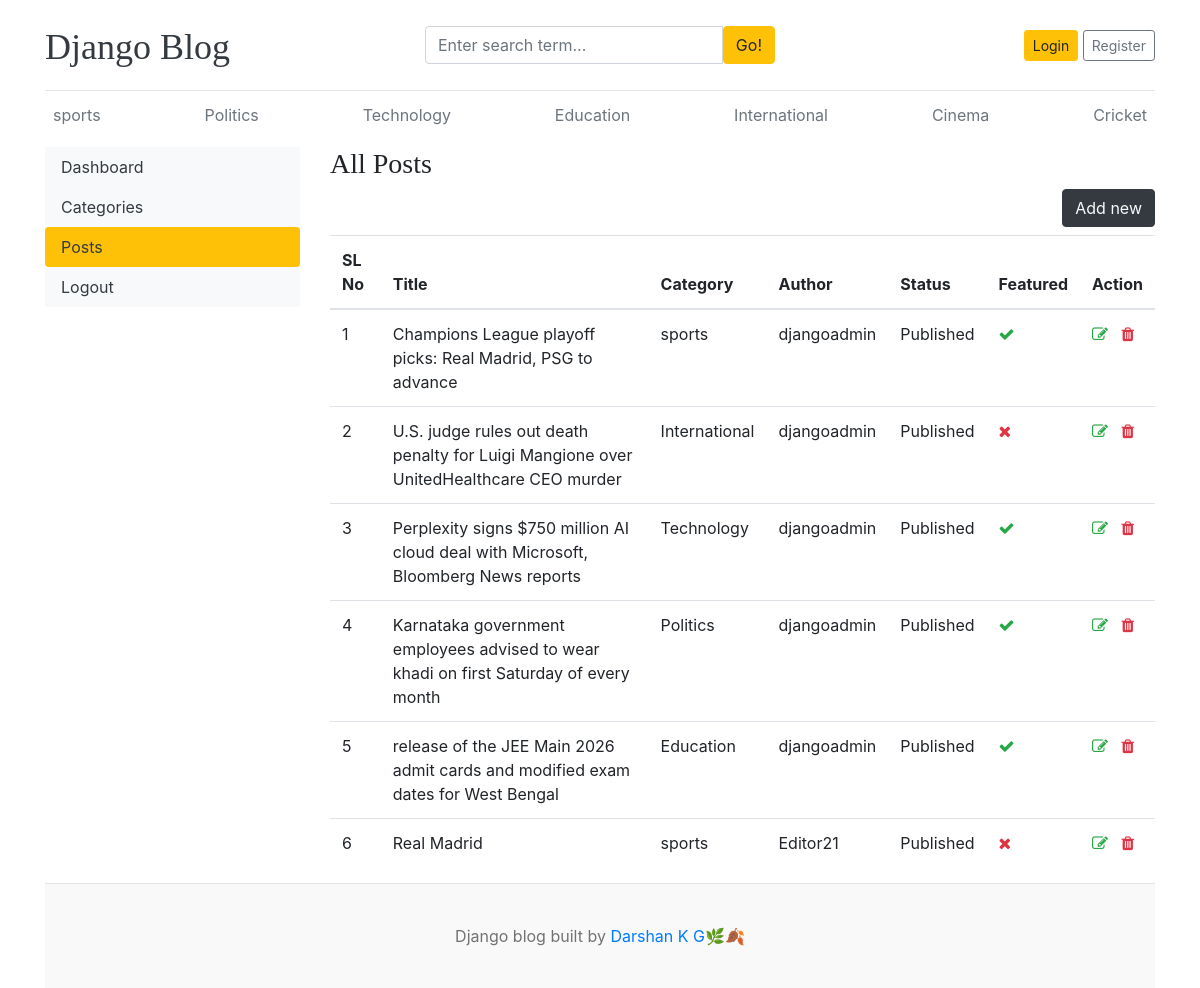
The app's page /dashboard/posts/ with its own data.
### blogs/models.py (models this page shows, shortened)
class category(models.Model):
    category_name=models.CharField(max_length=50,unique=True)
    created_at=models.DateTimeField(auto_now_add=True)
    updated_at=models.DateTimeField(auto_now=True)
    class Meta:
        verbose_name_plural='categories'
    def __str__(self):
        return self.category_name

class Blog(models.Model):
    title = models.CharField(max_length=100)
    slug = models.SlugField(max_length=150,unique=True,blank=True)
    category = models.ForeignKey(category,on_delete=models.CASCADE)
    author = models.ForeignKey(User,on_delete=models.CASCADE)
    featured_image = models.ImageField(upload_to='uploads/%Y/%m/%d')
    short_description = models.TextField(max_length=500)
    blog_body = models.TextField(max_length=1000)
    status = models.CharField(max_length=20,choices=STATUS_CHOICES,default="Draft")
    is_featured = models.BooleanField(default=False)
    created_at = models.DateTimeField(auto_now_add=True)
    updated_at = models.DateTimeField(auto_now=True)

### dashboards/views.py (the view)
# urls.py: path('posts/',views.posts,name='posts'),
def posts(request):
    posts = Blog.objects.all()
    context={
        'posts':posts,
    }
    return render(request,'dashboard/posts.html',context)

### blogs/context_processors.py (called while the page is built)
def get_categories(request):
    categories=category.objects.all()
    return dict(categories=categories)

def get_social_links(request):
    social_links=SocialLink.objects.all()
    return dict(social_links=social_links)

### templates/dashboard/posts.html (shortened to what this page needs)
{% extends 'base.html' %}
{% block content %}
<div class="row">
    {% include 'dashboard/sidebar.html' %}
        <div class="col-md-9">
            <h3>All Posts</h2>
              <a href="{% url 'add_post' %}" class="btn btn-dark text-light float-right mb-2">Add new</a>
            <table class="table table-hover">
  <thead>
    <tr>
      <th >SL No</th>
      <th >Title</th>
      <th >Category</th>
      <th >Author</th>
      <th>Status</th>
      <th>Featured</th>
      <th>Action</th>
    </tr>
  </thead>
  <tbody>
    {% for post in posts %}
    <tr>
      <td>{{forloop.counter}}</td>
      <td>{{post.title}}</td>
      <td>{{post.category}}</td>
      <td>{{post.author}}</td>
      <td>{{post.status}}</td>
      <td>{% if post.is_featured %}<i class="fa fa-check text-success"></i>{% else %} <i class="fa fa-times text-danger"></i> {% endif %}</td>
      <td>
        <a href="{% url 'edit_post' post.id %}"><i class="fa fa-edit text-success"></i></a>
        <a href="{% url 'delete_post' post.id %}"><i class="fa fa-trash text-danger"></i></a>
      </td>
    </tr>
    {% endfor %}
  </tbody>
</table>
      </div>
</div>
{% endblock %}

### templates/base.html (shortened to what this page needs)
{% load static %}
<!DOCTYPE html>
<html lang="en">
<head>
    <link href="https://getbootstrap.com/docs/4.0/dist/css/bootstrap.min.css" rel="stylesheet">
    <link href="{% static 'css/blog.css' %}" rel="stylesheet">
    <link rel="stylesheet" href="https://cdnjs.cloudflare.com/ajax/libs/font-awesome/4.7.0/css/font-awesome.min.css">
  </head>
<body>
    <div class="container">
      <header class="blog-header py-3">
        <div class="row flex-nowrap justify-content-between align-items-center">
          <div class="col-4 pt-1">
            <a class="blog-header-logo text-dark" href="/">Django Blog</a>
          </div>
          <div class="col-4">
            <form action="{% url 'search'%}" method="GET">
              <div class="input-group">
                        <input class="form-control" type="text" name="keyword" value="{{keyword}}"  placeholder="Enter search term..." aria-label="Enter search term..." aria-describedby="button-search" />
                        <button type="submit" class="btn btn-warning" id="button-search" type="button">Go!</button>
                    </div>
            </form>
          </div>
          <div class="col-4 d-flex justify-content-end align-items-center">
            {% if not user.is_authenticated %}
            <a class="btn btn-sm btn-warning" href="{% url 'login' %}">Login</a> &nbsp;
            <a class="btn btn-sm btn-outline-secondary" href="{% url 'register' %}">Register</a>
            {%  else %}
            <span><a href="{% url 'dashboard' %}">Dashboard</a></span>
            &emsp;
            <span><a href="{% url  'logout' %}">LogOut</a></span>
            {% endif %}
          </div>
        </div>
      </header>
      <div class="nav-scroller py-1 mb-2">
        <nav class="nav d-flex justify-content-between">
          {% for cat in categories%}
          <a class="p-2 text-muted" href="{% url 'posts_by_category' cat.id %}">{{cat.category_name}}</a>
          {% endfor %}
        </nav>
      </div>
{% block content %}{% endblock %}
 <footer class="blog-footer">
  <p>Django blog built by <a href="https://github.com/Darshankg18">Darshan K G🌿🍂</a></p>
</footer>
</body>
</html>

### blog_main/static/css/blog.css (style rules this page uses)
.blog-header { border-bottom: 1px solid #e5e5e5; }
.blog-header-logo { font-family: "Playfair Display", Georgia, "Times New Roman", serif; font-size: 2.25rem; }
h1, h2, h3, h4, h5, h6 { font-family: "Playfair Display", Georgia, "Times New Roman", serif; }
.blog-footer { padding: 2.5rem 0; color: #727272; text-align: center; background-color: #f9f9f9; border-top: .05rem solid #e5e5e5; }
.blog-footer p:last-child { margin-bottom: 0; }

### records on screen
category: category_name "sports"
category: category_name "Politics"
category: category_name "Technology"
category: category_name "Education"
category: category_name "International"
category: category_name "Cinema"
category: category_name "Cricket"
Blog: title "Champions League playoff picks: Real Madrid, PSG to advance", category "sports", author "djangoadmin", status "Published", is_featured True (drawn)
Blog: title "U.S. judge rules out death penalty for Luigi Mangione over UnitedHealthcare CEO murder", category "International", author "djangoadmin", status "Published", is_featured False (drawn)
Blog: title "Perplexity signs $750 million AI cloud deal with Microsoft, Bloomberg News reports", category "Technology", author "djangoadmin", status "Published", is_featured True (drawn)
Blog: title "Karnataka government employees advised to wear khadi on first Saturday of every month", category "Politics", author "djangoadmin", status "Published", is_featured True (drawn)
Blog: title "release of the JEE Main 2026 admit cards and modified exam dates for West Bengal", category "Education", author "djangoadmin", status "Published", is_featured True (drawn)
Blog: title "Real Madrid", category "sports", author "Editor21", status "Published", is_featured False (drawn)
